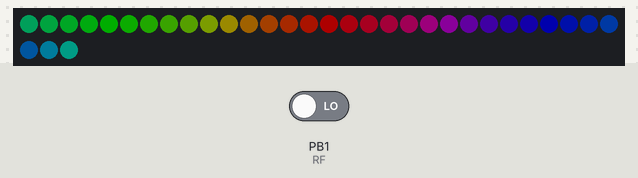
Recording of a sketch running on a simulated ATtiny85, built with avr-gcc and run on an emulated ATtiny85. Parts: 33 RGB LEDs in strip order, left to right, continuing on the next row. The inputs (shaded band) are chosen by the test bench; at power-on: PB1 (RF) LOW. Dim RGB values are drawn brighter than linear; sleep ends after the set time or at an interrupt.

Above: at 8.05 s.
9.6 s: PB1 (RF) driven HIGH
At 9.75 s:
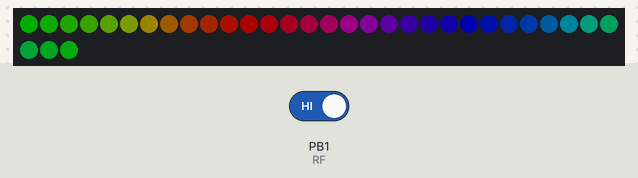
At 18.4 s:
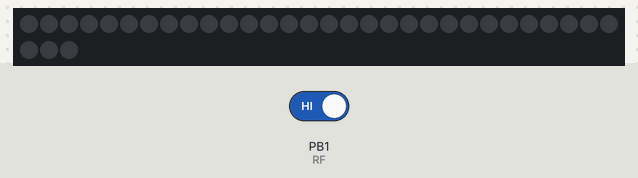
Timing chart, 0 to 18.6 s (numbered marks = the images above; inputs shaded):
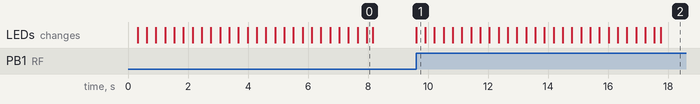

Measured:
- after the input at 9.6 s, the LEDs: change at once (image 1)

The sketch:

BikeAlarm.ino
```cpp
/*
 */

#include <Adafruit_NeoPixel.h>
#include <avr/sleep.h>
#include <avr/power.h>

#define NEOPIXEL 0
#define RF       1

// Parameter 1 = number of pixels in strip
// Parameter 2 = pin number (most are valid)
// Parameter 3 = pixel type flags, add together as needed:
//   NEO_RGB     Pixels are wired for RGB bitstream
//   NEO_GRB     Pixels are wired for GRB bitstream
//   NEO_KHZ400  400 KHz bitstream (e.g. FLORA pixels)
//   NEO_KHZ800  800 KHz bitstream (e.g. High Density LED strip)
Adafruit_NeoPixel strip = Adafruit_NeoPixel(33, NEOPIXEL, NEO_GRB + NEO_KHZ800);

void setup() {
#ifdef __AVR_ATtiny85__ // Trinket, Gemma, etc.
  if(F_CPU == 16000000) clock_prescale_set(clock_div_1);
#endif
  pinMode(RF, INPUT);

  power_timer1_disable();    // Disable unused peripherals
  power_adc_disable();       // to save power
  PCMSK |= _BV(PCINT1);      // Set change mask for pin 1

  strip.begin();
  strip.setBrightness(50);
  colorWipe(strip.Color(0, 0, 0));
}

void loop() {
  rainbowCycle(1);
  colorWipe(strip.Color(0, 0, 0));

  GIMSK = _BV(PCIE);     // Enable pin change interrupt
  set_sleep_mode(SLEEP_MODE_PWR_DOWN);
  sleep_enable();
  sei();                 // Keep interrupts disabled
  sleep_mode();          // Power down CPU (pin 1 will wake)
  // Execution resumes here on wake.
  GIMSK = 0;             // Disable pin change interrupt
}

ISR(PCINT0_vect) {} // Button tap

// Fill the dots one after the other with a color
void colorWipe(uint32_t c) {
  for(uint16_t i=0; i<strip.numPixels(); i++) {
      strip.setPixelColor(i, c);
  }
  strip.show();
}

// Slightly different, this makes the rainbow equally distributed throughout
void rainbowCycle(uint8_t wait) {
  uint16_t i, j;

  for(j=0; j<256*5; j++) { // 5 cycles of all colors on wheel
    for(i=0; i< strip.numPixels(); i++) {
      strip.setPixelColor(i, Wheel(((i * 256 / strip.numPixels()) + j) & 255));
    }
    strip.show();
    delay(wait);
  }
}

// Input a value 0 to 255 to get a color value.
// The colours are a transition r - g - b - back to r.
uint32_t Wheel(byte WheelPos) {
  if(WheelPos < 85) {
   return strip.Color(WheelPos * 3, 255 - WheelPos * 3, 0);
  } else if(WheelPos < 170) {
   WheelPos -= 85;
   return strip.Color(255 - WheelPos * 3, 0, WheelPos * 3);
  } else {
   WheelPos -= 170;
   return strip.Color(0, WheelPos * 3, 255 - WheelPos * 3);
  }
}
```
